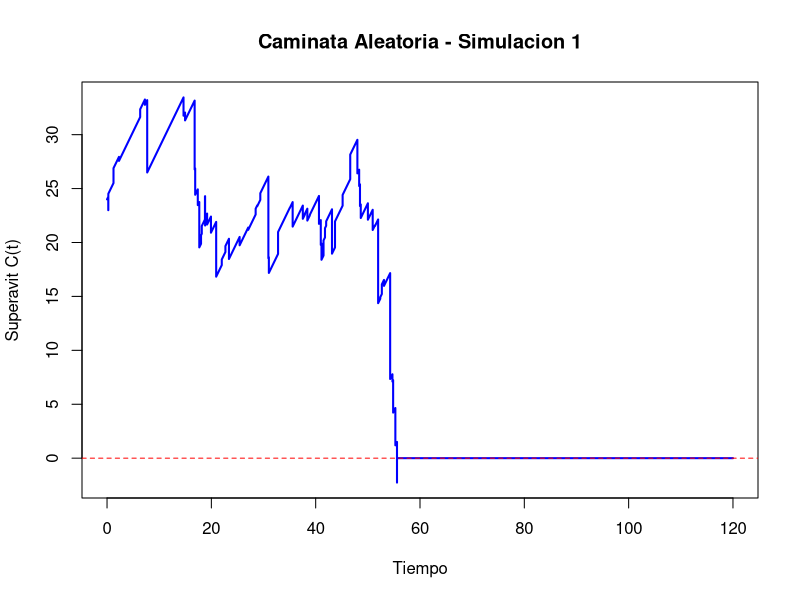
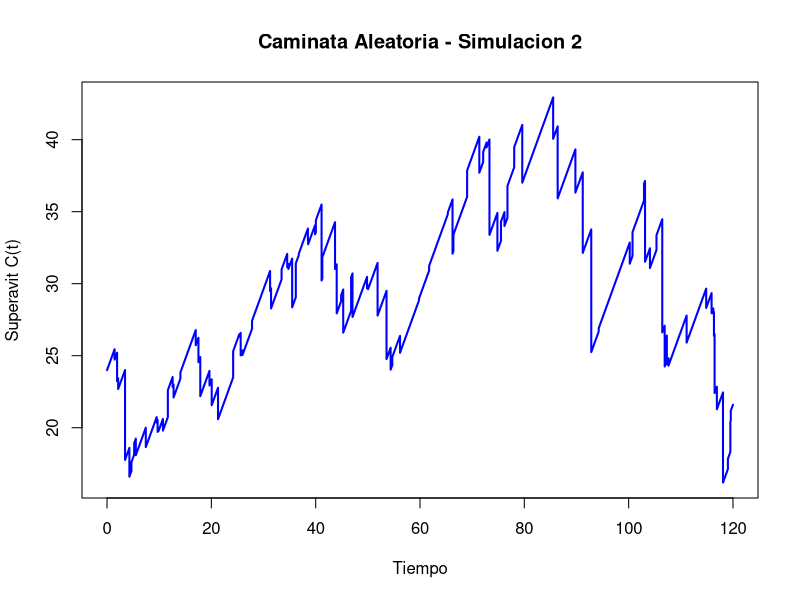

Write the R code that produced these figures, in order. (Note: a time limit stopped this script after it produced the figures.)
set.seed(89)  # para reproducibilidad

### MODELO ###

# PARTE II: Explorar diferentes procesos de frecuencia
# Log-normal (Proceso de Renovacion)

## Parametros generales del modelo
u <- 24 # capital inicial
c <- 1 # tasa de ingreso de primas por unidad de tiempo
Tmax <- 120 # tiempo total a simular
nsim <- 10000 # Numero de simulaciones para Monte Carlo

## Parametros de frecuencia
# Parametros de la distribucion de arribos de siniestros (Log-normal)
mu <- 0.011
sigma <- 1
# Parametros de la distribucion de arribos de inyecciones (Exponencial)
lambda <- 0.3

## Parametros de tamano
# Parametros de la distribucion de tamanos de siniestros (Exponencial)
lambda_2 <- 0.5
# Parametros de la distribucion de tamanos de inyecciones (Gamma)
alpha <- 2
sigma_2 <- 0.6

### Monte Carlo ###

## Condiciones iniciales
contador_ruinas <- 0 # Contador de ruinas
contador_no_ruinas <- 0 # Contador de no-ruinas
tiempos_ruina <- numeric() # Tiempos de ruinas
utilidades <- numeric(nsim) # Utilidades
graficado_ruina <- FALSE
graficado_no_ruina <- FALSE

## Simulaciones
for (i in 1:nsim) {
  
  ## Tiempos de arribo de los siniestros
  arribos_brutos_sin <- cumsum(rlnorm(n = Tmax * 2 / exp(mu + 0.5 * sigma^2), 
                                      meanlog = mu, sdlog = sigma))
  if (tail(arribos_brutos_sin, 1) < Tmax) {
    warning("No se generaron suficientes eventos para cubrir hasta Tmax. Aumentar n.")
  }
  arribos_sin <- arribos_brutos_sin[arribos_brutos_sin <= Tmax]
  n_sin <- length(arribos_sin)
  
  ## Tiempos de arribo de las inyecciones
  arribos_brutos_iny <- cumsum(rexp(n = Tmax * lambda * 2, rate = lambda))
  if (tail(arribos_brutos_iny, 1) < Tmax) {
    warning("No se generaron suficientes eventos para cubrir hasta Tmax. Aumentar n.")
  }
  arribos_iny <- arribos_brutos_iny[arribos_brutos_iny <= Tmax]
  n_iny <- length(arribos_iny)
  
  ## Tamanos de los siniestros
  siniestros <- rexp(n_sin, rate = lambda_2)
  
  ## Tamanos de las inyecciones
  inyecciones <- rgamma(n_iny, shape = alpha, scale = sigma_2)
  
  ### PROCESO DE SUPERAVIT ###
  
  ## Malla temporal
  malla_temp <- seq(0, Tmax, by = 0.001)
  Ct <- numeric(length(malla_temp))
  sin_index <- 1
  acumulados_sin <- 0
  iny_index <- 1
  acumulados_iny <- 0
  ruina_ocurrida <- FALSE
  tiempo_ruina <- NA
  
  for (j in seq_along(malla_temp)) {
    t <- malla_temp[j]
    
    ## Suma siniestros que ya ocurrieron hasta t
    while (sin_index <= n_sin && arribos_sin[sin_index] <= t) {
      acumulados_sin <- acumulados_sin + siniestros[sin_index]
      sin_index <- sin_index + 1
    }
    
    ## Suma inyecciones que ya ocurrieron hasta t
    while (iny_index <= n_iny && arribos_iny[iny_index] <= t) {
      acumulados_iny <- acumulados_iny + inyecciones[iny_index]
      iny_index <- iny_index + 1
    }
    
    ## Calculamos el superavit
    Ct[j] <- u + c * t - acumulados_sin + acumulados_iny
    
    ## Verificamos si hubo ruina
    if (!ruina_ocurrida && Ct[j] < 0) {
      ruina_ocurrida <- TRUE
      tiempo_ruina <- t
      break  # podemos salir del bucle si ya hay ruina
    }
  }
  
  ## Calculamos las utilidades (si hubo)
  t_final <- if (ruina_ocurrida) tiempo_ruina else Tmax # Tiempo final efectivo
  prima_total <- c * t_final # Prima acumulada hasta ese momento
  utilidades[i] <- prima_total - acumulados_sin # Utilidad (no incluye inyecciones, solo primas - siniestros)
  
  ## Almacenamos los datos de ruina (si hubo) o no-ruina
  if (ruina_ocurrida) {
    contador_ruinas <- contador_ruinas + 1
    tiempos_ruina <- c(tiempos_ruina, tiempo_ruina)
  }
  if (!ruina_ocurrida) {
    contador_no_ruinas <- contador_no_ruinas + 1
  }
  
  ## Graficamos la primera no-ruina
  if (!ruina_ocurrida && !graficado_no_ruina) {
    plot(malla_temp, Ct, type = "l", lwd = 2, col = "blue",
         xlab = "Tiempo", ylab = "Superavit C(t)",
         main = paste0("Caminata Aleatoria - Simulacion ", i))
    abline(h = 0, col = "red", lty = 2)
    graficado_no_ruina <- TRUE
  }
  
  ## Graficamos la primera ruina
  if (ruina_ocurrida && !graficado_ruina) {
    plot(malla_temp, Ct, type = "l", lwd = 2, col = "blue",
         xlab = "Tiempo", ylab = "Superavit C(t)",
         main = paste0("Caminata Aleatoria - Simulacion ", i))
    abline(h = 0, col = "red", lty = 2)
    graficado_ruina <- TRUE
  }
}

### Resultados ###

## Calculamos los resultados de las simulaciones Monte Carlo
prob_ruina <- contador_ruinas / nsim
tiempo_prom_ruina <- ifelse(length(tiempos_ruina) > 0, mean(tiempos_ruina), NA)

## Calculamos el Intervalo de confianza
z <- 1.96  # valor z para 95%
se <- sqrt(prob_ruina * (1 - prob_ruina) / nsim)  # error estandar
ic_inf <- prob_ruina - z * se
ic_sup <- prob_ruina + z * se
# Nota: 90% z = 1.645, 95% z = 1.96, 99% z = 2.576

### Resumen ###

## Cuadro Resumen
cat("Probabilidad estimada de ruina:", round(prob_ruina, 4), "\n")
cat("Intervalo de confianza al 95%: [", round(ic_inf, 4), ",", round(ic_sup, 4), "]\n")
cat("Tiempo promedio hasta la ruina (condicionado):", round(tiempo_prom_ruina, 4), "\n")
cat("Utilidad promedio:", round(mean(utilidades), 4), "\n")

## Graficas Resumen
if (length(tiempos_ruina) > 0) {
  hist(tiempos_ruina, breaks = 50, col = "lightblue",
       main = "Distribucion de los tiempos de ruina",
       xlab = "Tiempo de ruina", ylab = "Frecuencia")
}

hist(utilidades, breaks = 50, col = "lightgreen",
     main = "Distribucion de la utilidad (prima - siniestros)",
     xlab = "Utilidad", ylab = "Frecuencia")
